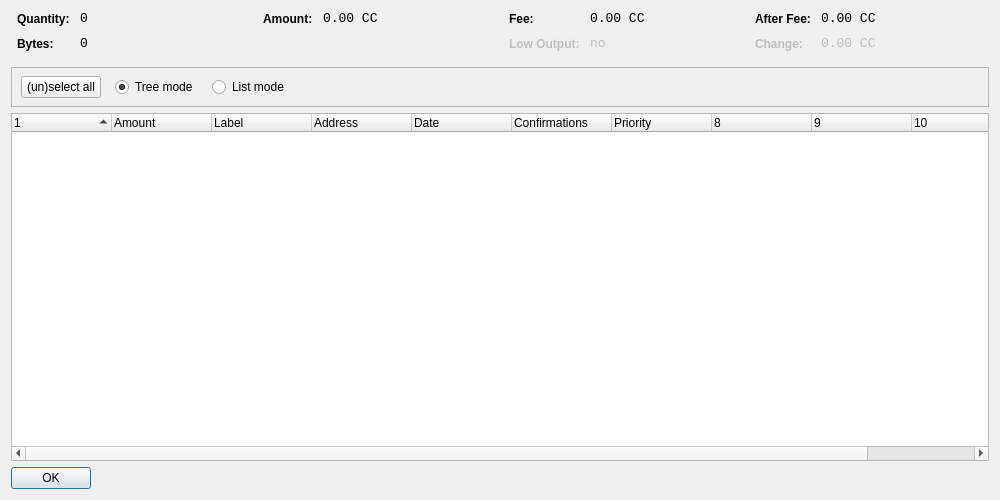
<?xml version="1.0" encoding="UTF-8"?>
<ui version="4.0">
 <class>CoinControlDialog</class>
 <widget class="QDialog" name="CoinControlDialog">
  <property name="geometry">
   <rect>
    <x>0</x>
    <y>0</y>
    <width>1000</width>
    <height>500</height>
   </rect>
  </property>
  <property name="windowTitle">
   <string>Coin Control</string>
  </property>
  <layout class="QVBoxLayout" name="verticalLayout">
   <item>
    <layout class="QHBoxLayout" name="horizontalLayoutTop" stretch="0,0,0,0">
     <property name="topMargin">
      <number>0</number>
     </property>
     <property name="bottomMargin">
      <number>10</number>
     </property>
     <item>
      <layout class="QFormLayout" name="formLayoutCoinControl1">
       <property name="horizontalSpacing">
        <number>10</number>
       </property>
       <property name="verticalSpacing">
        <number>10</number>
       </property>
       <property name="leftMargin">
        <number>6</number>
       </property>
       <property name="rightMargin">
        <number>6</number>
       </property>
       <item row="0" column="0">
        <widget class="QLabel" name="labelCoinControlQuantityText">
         <property name="styleSheet">
          <string notr="true">font-weight:bold;</string>
         </property>
         <property name="text">
          <string>Quantity:</string>
         </property>
        </widget>
       </item>
       <item row="0" column="1">
        <widget class="QLabel" name="labelCoinControlQuantity">
         <property name="font">
          <font>
           <family>Monospace</family>
           <pointsize>10</pointsize>
          </font>
         </property>
         <property name="cursor">
          <cursorShape>IBeamCursor</cursorShape>
         </property>
         <property name="contextMenuPolicy">
          <enum>Qt::ActionsContextMenu</enum>
         </property>
         <property name="text">
          <string notr="true">0</string>
         </property>
         <property name="textInteractionFlags">
          <set>Qt::LinksAccessibleByMouse|Qt::TextSelectableByKeyboard|Qt::TextSelectableByMouse</set>
         </property>
        </widget>
       </item>
       <item row="1" column="0">
        <widget class="QLabel" name="labelCoinControlBytesText">
         <property name="styleSheet">
          <string notr="true">font-weight:bold;</string>
         </property>
         <property name="text">
          <string>Bytes:</string>
         </property>
        </widget>
       </item>
       <item row="1" column="1">
        <widget class="QLabel" name="labelCoinControlBytes">
         <property name="font">
          <font>
           <family>Monospace</family>
           <pointsize>10</pointsize>
          </font>
         </property>
         <property name="cursor">
          <cursorShape>IBeamCursor</cursorShape>
         </property>
         <property name="contextMenuPolicy">
          <enum>Qt::ActionsContextMenu</enum>
         </property>
         <property name="text">
          <string notr="true">0</string>
         </property>
         <property name="textInteractionFlags">
          <set>Qt::LinksAccessibleByMouse|Qt::TextSelectableByKeyboard|Qt::TextSelectableByMouse</set>
         </property>
        </widget>
       </item>
      </layout>
     </item>
     <item>
      <layout class="QFormLayout" name="formLayoutCoinControl2">
       <property name="horizontalSpacing">
        <number>10</number>
       </property>
       <property name="verticalSpacing">
        <number>10</number>
       </property>
       <property name="leftMargin">
        <number>6</number>
       </property>
       <property name="rightMargin">
        <number>6</number>
       </property>
       <item row="0" column="0">
        <widget class="QLabel" name="labelCoinControlAmountText">
         <property name="styleSheet">
          <string notr="true">font-weight:bold;</string>
         </property>
         <property name="text">
          <string>Amount:</string>
         </property>
        </widget>
       </item>
       <item row="0" column="1">
        <widget class="QLabel" name="labelCoinControlAmount">
         <property name="font">
          <font>
           <family>Monospace</family>
           <pointsize>10</pointsize>
          </font>
         </property>
         <property name="cursor">
          <cursorShape>IBeamCursor</cursorShape>
         </property>
         <property name="contextMenuPolicy">
          <enum>Qt::ActionsContextMenu</enum>
         </property>
         <property name="text">
          <string notr="true">0.00 CC</string>
         </property>
         <property name="textInteractionFlags">
          <set>Qt::LinksAccessibleByMouse|Qt::TextSelectableByKeyboard|Qt::TextSelectableByMouse</set>
         </property>
        </widget>
       </item>
      </layout>
     </item>
     <item>
      <layout class="QFormLayout" name="formLayoutCoinControl3">
       <property name="horizontalSpacing">
        <number>10</number>
       </property>
       <property name="verticalSpacing">
        <number>10</number>
       </property>
       <property name="leftMargin">
        <number>6</number>
       </property>
       <property name="rightMargin">
        <number>6</number>
       </property>
       <item row="0" column="0">
        <widget class="QLabel" name="labelCoinControlFeeText">
         <property name="styleSheet">
          <string notr="true">font-weight:bold;</string>
         </property>
         <property name="text">
          <string>Fee:</string>
         </property>
        </widget>
       </item>
       <item row="0" column="1">
        <widget class="QLabel" name="labelCoinControlFee">
         <property name="font">
          <font>
           <family>Monospace</family>
           <pointsize>10</pointsize>
          </font>
         </property>
         <property name="cursor">
          <cursorShape>IBeamCursor</cursorShape>
         </property>
         <property name="contextMenuPolicy">
          <enum>Qt::ActionsContextMenu</enum>
         </property>
         <property name="text">
          <string notr="true">0.00 CC</string>
         </property>
         <property name="textInteractionFlags">
          <set>Qt::LinksAccessibleByMouse|Qt::TextSelectableByKeyboard|Qt::TextSelectableByMouse</set>
         </property>
        </widget>
       </item>
       <item row="1" column="0">
        <widget class="QLabel" name="labelCoinControlLowOutputText">
         <property name="enabled">
          <bool>false</bool>
         </property>
         <property name="styleSheet">
          <string notr="true">font-weight:bold;</string>
         </property>
         <property name="text">
          <string>Low Output:</string>
         </property>
        </widget>
       </item>
       <item row="1" column="1">
        <widget class="QLabel" name="labelCoinControlLowOutput">
         <property name="enabled">
          <bool>false</bool>
         </property>
         <property name="font">
          <font>
           <family>Monospace</family>
           <pointsize>10</pointsize>
          </font>
         </property>
         <property name="cursor">
          <cursorShape>IBeamCursor</cursorShape>
         </property>
         <property name="contextMenuPolicy">
          <enum>Qt::ActionsContextMenu</enum>
         </property>
         <property name="text">
          <string notr="true">no</string>
         </property>
         <property name="textInteractionFlags">
          <set>Qt::LinksAccessibleByMouse|Qt::TextSelectableByKeyboard|Qt::TextSelectableByMouse</set>
         </property>
        </widget>
       </item>
      </layout>
     </item>
     <item>
      <layout class="QFormLayout" name="formLayoutCoinControl4">
       <property name="horizontalSpacing">
        <number>10</number>
       </property>
       <property name="verticalSpacing">
        <number>10</number>
       </property>
       <property name="leftMargin">
        <number>6</number>
       </property>
       <property name="rightMargin">
        <number>6</number>
       </property>
       <item row="0" column="0">
        <widget class="QLabel" name="labelCoinControlAfterFeeText">
         <property name="styleSheet">
          <string notr="true">font-weight:bold;</string>
         </property>
         <property name="text">
          <string>After Fee:</string>
         </property>
        </widget>
       </item>
       <item row="0" column="1">
        <widget class="QLabel" name="labelCoinControlAfterFee">
         <property name="font">
          <font>
           <family>Monospace</family>
           <pointsize>10</pointsize>
          </font>
         </property>
         <property name="cursor">
          <cursorShape>IBeamCursor</cursorShape>
         </property>
         <property name="contextMenuPolicy">
          <enum>Qt::ActionsContextMenu</enum>
         </property>
         <property name="text">
          <string notr="true">0.00 CC</string>
         </property>
         <property name="textInteractionFlags">
          <set>Qt::LinksAccessibleByMouse|Qt::TextSelectableByKeyboard|Qt::TextSelectableByMouse</set>
         </property>
        </widget>
       </item>
       <item row="1" column="0">
        <widget class="QLabel" name="labelCoinControlChangeText">
         <property name="enabled">
          <bool>false</bool>
         </property>
         <property name="styleSheet">
          <string notr="true">font-weight:bold;</string>
         </property>
         <property name="text">
          <string>Change:</string>
         </property>
        </widget>
       </item>
       <item row="1" column="1">
        <widget class="QLabel" name="labelCoinControlChange">
         <property name="enabled">
          <bool>false</bool>
         </property>
         <property name="font">
          <font>
           <family>Monospace</family>
           <pointsize>10</pointsize>
          </font>
         </property>
         <property name="cursor">
          <cursorShape>IBeamCursor</cursorShape>
         </property>
         <property name="contextMenuPolicy">
          <enum>Qt::ActionsContextMenu</enum>
         </property>
         <property name="text">
          <string notr="true">0.00 CC</string>
         </property>
         <property name="textInteractionFlags">
          <set>Qt::LinksAccessibleByMouse|Qt::TextSelectableByKeyboard|Qt::TextSelectableByMouse</set>
         </property>
        </widget>
       </item>
      </layout>
     </item>
    </layout>
   </item>
   <item>
    <widget class="QFrame" name="frame">
     <property name="minimumSize">
      <size>
       <width>0</width>
       <height>40</height>
      </size>
     </property>
     <property name="frameShape">
      <enum>QFrame::StyledPanel</enum>
     </property>
     <property name="frameShadow">
      <enum>QFrame::Sunken</enum>
     </property>
     <widget class="QWidget" name="horizontalLayoutWidget">
      <property name="geometry">
       <rect>
        <x>10</x>
        <y>0</y>
        <width>781</width>
        <height>41</height>
       </rect>
      </property>
      <layout class="QHBoxLayout" name="horizontalLayoutPanel" stretch="0,0,0,0,0">
       <property name="spacing">
        <number>14</number>
       </property>
       <item>
        <widget class="QPushButton" name="pushButtonSelectAll">
         <property name="sizePolicy">
          <sizepolicy hsizetype="Maximum" vsizetype="Fixed">
           <horstretch>0</horstretch>
           <verstretch>0</verstretch>
          </sizepolicy>
         </property>
         <property name="text">
          <string>(un)select all</string>
         </property>
        </widget>
       </item>
       <item>
        <widget class="QRadioButton" name="radioTreeMode">
         <property name="sizePolicy">
          <sizepolicy hsizetype="Maximum" vsizetype="Fixed">
           <horstretch>0</horstretch>
           <verstretch>0</verstretch>
          </sizepolicy>
         </property>
         <property name="text">
          <string>Tree mode</string>
         </property>
         <property name="checked">
          <bool>true</bool>
         </property>
        </widget>
       </item>
       <item>
        <widget class="QRadioButton" name="radioListMode">
         <property name="sizePolicy">
          <sizepolicy hsizetype="Maximum" vsizetype="Fixed">
           <horstretch>0</horstretch>
           <verstretch>0</verstretch>
          </sizepolicy>
         </property>
         <property name="text">
          <string>List mode</string>
         </property>
        </widget>
       </item>
       <item>
        <spacer name="horizontalSpacer">
         <property name="orientation">
          <enum>Qt::Horizontal</enum>
         </property>
         <property name="sizeHint" stdset="0">
          <size>
           <width>40</width>
           <height>20</height>
          </size>
         </property>
        </spacer>
       </item>
      </layout>
     </widget>
    </widget>
   </item>
   <item>
    <widget class="CoinControlTreeWidget" name="treeWidget">
     <property name="contextMenuPolicy">
      <enum>Qt::CustomContextMenu</enum>
     </property>
     <property name="sortingEnabled">
      <bool>false</bool>
     </property>
     <property name="columnCount">
      <number>11</number>
     </property>
     <attribute name="headerShowSortIndicator" stdset="0">
      <bool>true</bool>
     </attribute>
     <attribute name="headerStretchLastSection">
      <bool>false</bool>
     </attribute>
     <column>
      <property name="text">
       <string/>
      </property>
     </column>
     <column>
      <property name="text">
       <string>Amount</string>
      </property>
     </column>
     <column>
      <property name="text">
       <string>Label</string>
      </property>
     </column>
     <column>
      <property name="text">
       <string>Address</string>
      </property>
     </column>
     <column>
      <property name="text">
       <string>Date</string>
      </property>
     </column>
     <column>
      <property name="text">
       <string>Confirmations</string>
      </property>
      <property name="toolTip">
       <string>Confirmed</string>
      </property>
     </column>
     <column>
      <property name="text">
       <string>Priority</string>
      </property>
     </column>
     <column>
      <property name="text">
       <string/>
      </property>
     </column>
     <column>
      <property name="text">
       <string/>
      </property>
     </column>
     <column>
      <property name="text">
       <string/>
      </property>
     </column>
     <column>
      <property name="text">
       <string/>
      </property>
     </column>
    </widget>
   </item>
   <item>
    <widget class="QDialogButtonBox" name="buttonBox">
     <property name="sizePolicy">
      <sizepolicy hsizetype="Maximum" vsizetype="Fixed">
       <horstretch>0</horstretch>
       <verstretch>0</verstretch>
      </sizepolicy>
     </property>
     <property name="orientation">
      <enum>Qt::Horizontal</enum>
     </property>
     <property name="standardButtons">
      <set>QDialogButtonBox::Ok</set>
     </property>
    </widget>
   </item>
  </layout>
 </widget>
 <customwidgets>
  <customwidget>
   <class>CoinControlTreeWidget</class>
   <extends>QTreeWidget</extends>
   <header>coincontroltreewidget.h</header>
  </customwidget>
 </customwidgets>
 <resources/>
 <connections/>
</ui>
